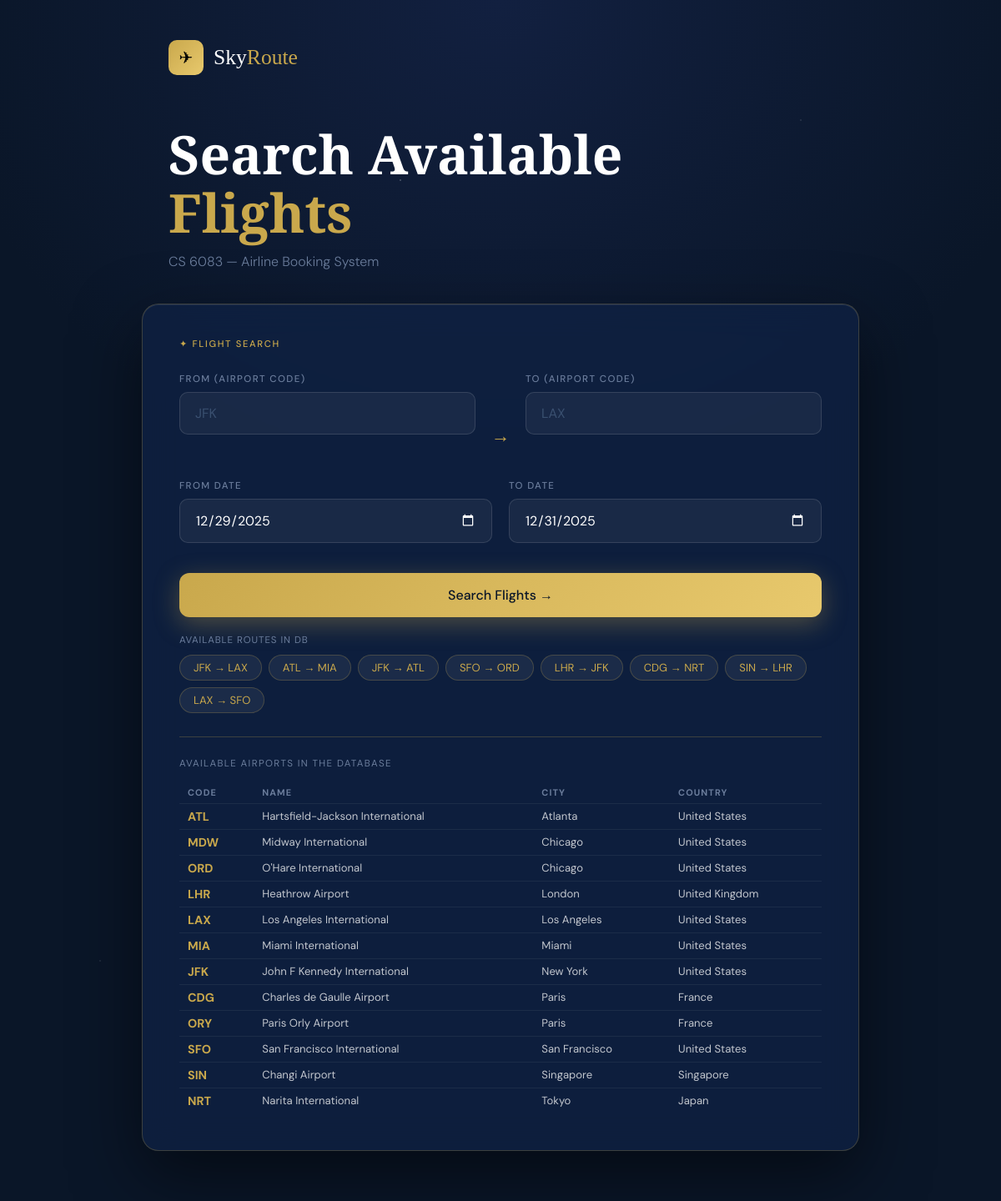
The page / on the database its author committed.
### tables this page shows
CREATE TABLE Airport (
    airport_code TEXT PRIMARY KEY,
    name TEXT NOT NULL,
    city TEXT NOT NULL,
    country TEXT NOT NULL
);

### app.py (the view)
@app.route("/")
def index():
    airports = query(
        "SELECT airport_code, name, city, country FROM Airport ORDER BY city, airport_code"
    )
    return render_template("index.html", airports=airports)

### app.py (called while the page is built)
def get_db():
    conn = sqlite3.connect(DB)
    conn.row_factory = sqlite3.Row
    return conn

def query(sql, params=()):
    conn = get_db()
    rows = [dict(r) for r in conn.execute(sql, params).fetchall()]
    conn.close()
    return rows

### templates/index.html (shortened to what this page needs)
<!DOCTYPE html>
<html lang="en">
<head>
</head>
<body>
  <div class="bg"></div><div class="stars"></div>
  <header>
    <div class="logo"><div class="logo-icon">✈</div><div class="logo-text">Sky<span>Route</span></div></div>
    <h1 class="hero">Search Available<br><em>Flights</em></h1>
    <p class="hero-sub">CS 6083 — Airline Booking System</p>
  </header>
  <div class="card">
    <div class="card-label">✦ Flight Search</div>
    <form action="/flights" method="POST" id="searchForm">
      <div class="route-row">
        <div class="field">
          <label>From (Airport Code)</label>
          <input type="text" name="origin" id="origin" maxlength="3" placeholder="JFK" required
                 autocomplete="off" oninput="this.value=this.value.toUpperCase(); updatePreview()">
          <div class="airport-preview" id="origin-preview"></div>
        </div>
        <div class="route-mid">→</div>
        <div class="field">
          <label>To (Airport Code)</label>
          <input type="text" name="destination" id="destination" maxlength="3" placeholder="LAX" required
                 autocomplete="off" oninput="this.value=this.value.toUpperCase(); updatePreview()">
          <div class="airport-preview" id="dest-preview"></div>
        </div>
      </div>
      <div class="date-row">
        <div class="field">
          <label>From Date</label>
          <input type="date" name="date_from" id="date_from" value="2025-12-29" required>
        </div>
        <div class="field">
          <label>To Date</label>
          <input type="date" name="date_to" id="date_to" value="2025-12-31" required>
        </div>
      </div>
      <button type="submit" class="btn">Search Flights →</button>
    </form>
    <div class="quick-section">
      <div class="quick-label">Available routes in DB</div>
      <div class="chips">
        <span class="chip" onclick="fill('JFK','LAX','2025-12-29','2025-12-31')">JFK → LAX</span>
        <span class="chip" onclick="fill('ATL','MIA','2025-12-31','2025-12-31')">ATL → MIA</span>
        <span class="chip" onclick="fill('JFK','ATL','2025-12-30','2025-12-31')">JFK → ATL</span>
        <span class="chip" onclick="fill('SFO','ORD','2025-12-31','2025-12-31')">SFO → ORD</span>
        <span class="chip" onclick="fill('LHR','JFK','2025-12-31','2025-12-31')">LHR → JFK</span>
        <span class="chip" onclick="fill('CDG','NRT','2025-12-30','2025-12-30')">CDG → NRT</span>
        <span class="chip" onclick="fill('SIN','LHR','2025-12-30','2025-12-30')">SIN → LHR</span>
        <span class="chip" onclick="fill('LAX','SFO','2025-12-31','2025-12-31')">LAX → SFO</span>
      </div>
    </div>
    <div class="airport-grid">
      <div class="airport-grid-title">Available airports in the database</div>
      <table class="airport-table">
        <thead><tr><th>Code</th><th>Name</th><th>City</th><th>Country</th></tr></thead>
        <tbody>
          {% for a in airports %}
          <tr>
            <td>{{ a.airport_code }}</td>
            <td>{{ a.name }}</td>
            <td>{{ a.city }}</td>
            <td>{{ a.country }}</td>
          </tr>
          {% endfor %}
        </tbody>
      </table>
    </div>
  </div>
</body>
</html>

### rows shown on the page
Airport: airport_code "ATL", name "Hartsfield-Jackson International", city "Atlanta", country "United States"
Airport: airport_code "MDW", name "Midway International", city "Chicago", country "United States"
Airport: airport_code "ORD", name "O'Hare International", city "Chicago", country "United States"
Airport: airport_code "LHR", name "Heathrow Airport", city "London", country "United Kingdom"
Airport: airport_code "LAX", name "Los Angeles International", city "Los Angeles", country "United States"
Airport: airport_code "MIA", name "Miami International", city "Miami", country "United States"
Airport: airport_code "JFK", name "John F Kennedy International", city "New York", country "United States"
Airport: airport_code "CDG", name "Charles de Gaulle Airport", city "Paris", country "France"
Airport: airport_code "ORY", name "Paris Orly Airport", city "Paris", country "France"
Airport: airport_code "SFO", name "San Francisco International", city "San Francisco", country "United States"
Airport: airport_code "SIN", name "Changi Airport", city "Singapore", country "Singapore"
Airport: airport_code "NRT", name "Narita International", city "Tokyo", country "Japan"
